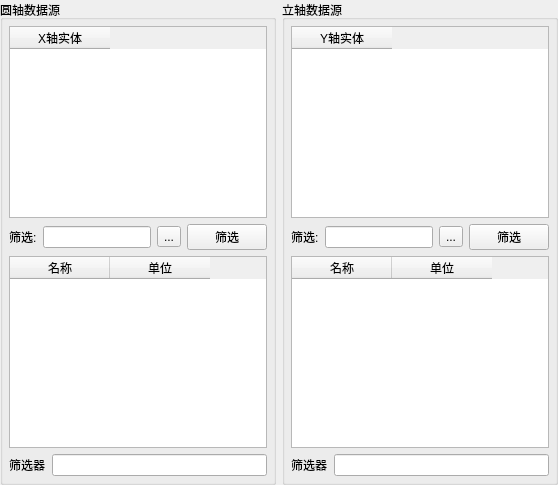
     <widget class="QWidget" name="page_3">
      <layout class="QHBoxLayout" name="horizontalLayout_26">
       <property name="leftMargin">
        <number>0</number>
       </property>
       <property name="topMargin">
        <number>0</number>
       </property>
       <property name="rightMargin">
        <number>0</number>
       </property>
       <property name="bottomMargin">
        <number>0</number>
       </property>
       <item>
        <widget class="QGroupBox" name="groupBox_4">
         <property name="title">
          <string>圆轴数据源</string>
         </property>
         <layout class="QVBoxLayout" name="verticalLayout_7">
          <property name="spacing">
           <number>6</number>
          </property>
          <property name="leftMargin">
           <number>6</number>
          </property>
          <property name="topMargin">
           <number>6</number>
          </property>
          <property name="rightMargin">
           <number>6</number>
          </property>
          <property name="bottomMargin">
           <number>6</number>
          </property>
          <item>
           <widget class="QTableWidget" name="tableWidget_Entity_Attitude1">
            <column>
             <property name="text">
              <string>X轴实体</string>
             </property>
            </column>
           </widget>
          </item>
          <item>
           <layout class="QHBoxLayout" name="horizontalLayout_7">
            <item>
             <widget class="QLabel" name="label_9">
              <property name="text">
               <string>筛选:</string>
              </property>
             </widget>
            </item>
            <item>
             <widget class="QLineEdit" name="lineEdit_Attitude1"/>
            </item>
            <item>
             <widget class="QToolButton" name="toolButton_Attitude1">
              <property name="text">
               <string>...</string>
              </property>
             </widget>
            </item>
            <item>
             <widget class="QPushButton" name="pushButton_Attitude1">
              <property name="text">
               <string>筛选</string>
              </property>
             </widget>
            </item>
           </layout>
          </item>
          <item>
           <widget class="QTableWidget" name="tableWidget_nameUnits_Attitude1">
            <column>
             <property name="text">
              <string>名称</string>
             </property>
            </column>
            <column>
             <property name="text">
              <string>单位</string>
             </property>
            </column>
           </widget>
          </item>
          <item>
           <layout class="QHBoxLayout" name="horizontalLayout_11">
            <item>
             <widget class="QLabel" name="label_8">
              <property name="text">
               <string>筛选器</string>
              </property>
             </widget>
            </item>
            <item>
             <widget class="QLineEdit" name="lineEdit_Attitude1_2"/>
            </item>
           </layout>
          </item>
         </layout>
        </widget>
       </item>
       <item>
        <widget class="QGroupBox" name="groupBox_5">
         <property name="title">
          <string>立轴数据源</string>
         </property>
         <layout class="QVBoxLayout" name="verticalLayout_8">
          <property name="spacing">
           <number>6</number>
          </property>
          <property name="leftMargin">
           <number>6</number>
          </property>
          <property name="topMargin">
           <number>6</number>
          </property>
          <property name="rightMargin">
           <number>6</number>
          </property>
          <property name="bottomMargin">
           <number>6</number>
          </property>
          <item>
           <widget class="QTableWidget" name="tableWidget_Entity_Attitude2">
            <column>
             <property name="text">
              <string>Y轴实体</string>
             </property>
            </column>
           </widget>
          </item>
          <item>
           <layout class="QHBoxLayout" name="horizontalLayout_24">
            <item>
             <widget class="QLabel" name="label_10">
              <property name="text">
               <string>筛选:</string>
              </property>
             </widget>
            </item>
            <item>
             <widget class="QLineEdit" name="lineEdit_Attitude2"/>
            </item>
            <item>
             <widget class="QToolButton" name="toolButton_Attitude2">
              <property name="text">
               <string>...</string>
              </property>
             </widget>
            </item>
            <item>
             <widget class="QPushButton" name="pushButton_Attitude2">
              <property name="text">
               <string>筛选</string>
              </property>
             </widget>
            </item>
           </layout>
          </item>
          <item>
           <widget class="QTableWidget" name="tableWidget_nameUnits_Attitude2">
            <column>
             <property name="text">
              <string>名称</string>
             </property>
            </column>
            <column>
             <property name="text">
              <string>单位</string>
             </property>
            </column>
           </widget>
          </item>
          <item>
           <layout class="QHBoxLayout" name="horizontalLayout_25">
            <item>
             <widget class="QLabel" name="label_11">
              <property name="text">
               <string>筛选器</string>
              </property>
             </widget>
            </item>
            <item>
             <widget class="QLineEdit" name="lineEdit_Attitude2_2"/>
            </item>
           </layout>
          </item>
         </layout>
        </widget>
       </item>
      </layout>
     </widget>
